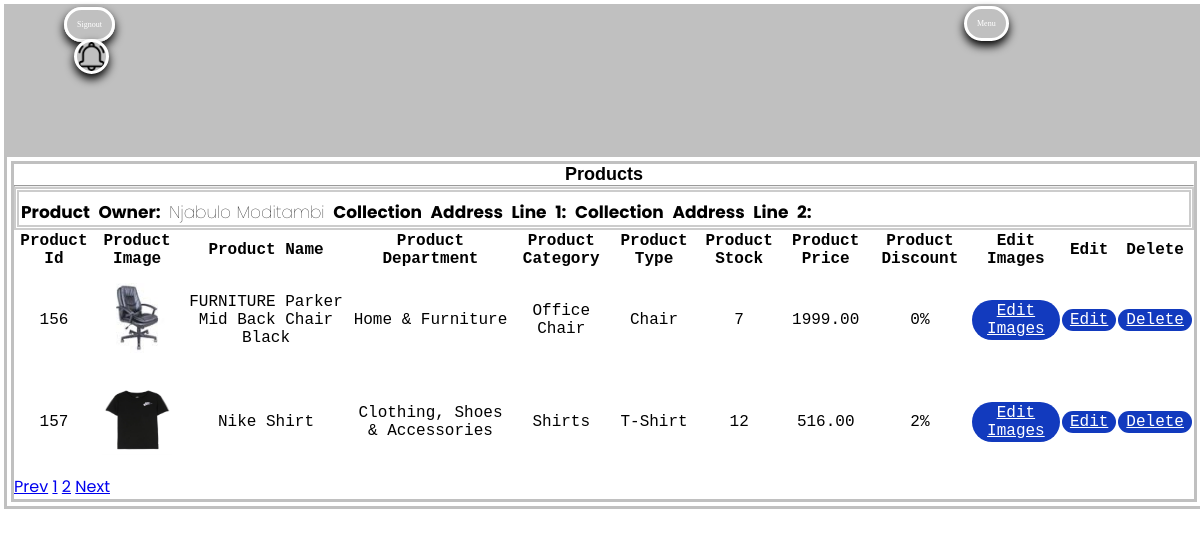
The page /sellers/adminproducts.php (signed in) on the database as committed earlier.
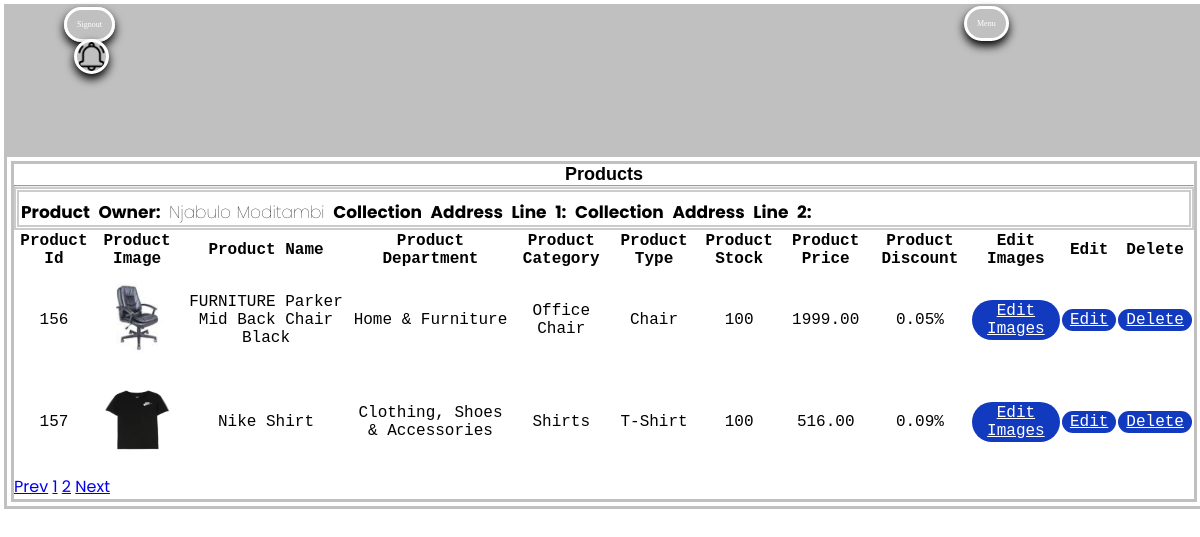
The same page on the database as committed later.
### tables this page shows
CREATE TABLE `products` (
  `fldproductid` int(11) NOT NULL,
  `fldproductsellersid` int(11) NOT NULL,
  `fldproductname` varchar(100) NOT NULL,
  `fldproductdepartment` varchar(100) NOT NULL,
  `fldproductcategory` varchar(100) NOT NULL,
  `fldproducttype` varchar(100) NOT NULL,
  `fldproductcolor` varchar(100) NOT NULL,
  `fldproductgender` varchar(100) NOT NULL,
  `fldproductsize` varchar(100) NOT NULL,
  `fldproductstock` varchar(11) NOT NULL,
  `fldproductdescription` varchar(255) NOT NULL,
  `fldproductimage` varchar(255) NOT NULL,
  `fldproductimage1` varchar(255) NOT NULL,
  `fldproductimage2` varchar(255) NOT NULL,
  `fldproductimage3` varchar(255) NOT NULL,
  `fldproductimage4` varchar(255) NOT NULL,
  `fldproductimage5` varchar(255) NOT NULL,
  `fldproductimage6` varchar(255) NOT NULL,
  `fldproductprice` decimal(11,2) NOT NULL,
  `fldproductdiscount` varchar(4) NOT NULL,
  `fldproductdiscountcode` varchar(50) NOT NULL,
  `fldproductlength` varchar(10) NOT NULL,
  `fldproductwidth` varchar(10) NOT NULL,
  `fldproductheight` varchar(10) NOT NULL,
  `fldproductweight` varchar(10) NOT NULL,
  `fldproductfragile` varchar(10) NOT NULL,
  `fldproductspecialhandlingreq` varchar(1000) NOT NULL,
  `fldproductinsurancereq` varchar(2000) NOT NULL,
  `fldproductaddressline1` varchar(150) NOT NULL,
  `fldproductaddressline2` varchar(150) NOT NULL,
  `fldproductpostalcode` varchar(10) NOT NULL,
  `fldproductcity` varchar(150) NOT NULL,
  `fldproductcountry` varchar(150) NOT NULL,
  `fldproductowner` varchar(150) NOT NULL,
  `fldproductmostsold` int(11) NOT NULL,
  `fldproductmostrated` int(11) NOT NULL,
  `fldproductmostviewed` int(11) NOT NULL
);

### sellers/adminserver/getadminproducts.php (called while the page is built, shortened)
<?php
  include('adminconnection.php');
  $productsellersid = $_SESSION['fldproductsellersid'];
  if(isset($_GET['pagenumber']) && $_GET['pagenumber'] != ""){
    $pagenumber = $_GET['pagenumber'];
  }
  else{
    $pagenumber = 1;
  }
  $stmt = $conn->prepare("SELECT COUNT(*) AS fldtotalrecords FROM products");
  $stmt->execute();
  $stmt->bind_result($totalrecords);
  $totalrecordsperpage = 10;
  $offset = ($pagenumber - 1) * $totalrecordsperpage;
  $totalnumberofpages = ceil($totalrecords / $totalrecordsperpage);
  $stmt1 = $conn->prepare("SELECT * FROM products WHERE fldproductsellersid=? LIMIT $offset,$totalrecordsperpage");
  $stmt1->bind_param("i",$productsellersid);
  $stmt1->execute();
  $products = $stmt1->get_result();

### sellers/adminproducts.php (the view, shortened to what this page needs)
<?php
include('adminlayouts/adminheader.php');
include('adminserver/getadminlogout.php');
?>
  <body>
    <section class="dashboard">
      <div class="dashboardcontainer" id="dashboardcontainer">
        <div class="text-center mt-3 pt-5 col-lg-6 col-md-12 col-sm-12">
          <h3>Products</h3>
          <hr class="mx-auto">
          <div class="dashboardadmininfo" id="dashboardadmininfo">
            <p>Product Owner: <span><?php if(isset($_SESSION['fldproductsellersfirstname']) && isset($_SESSION['fldproductsellerslastname'])){ echo $_SESSION['fldproductsellersfirstname']." ".$_SESSION['fldproductsellerslastname']; }?></span> Collection Address Line 1:  Collection Address Line 2: </p>
          </div>
          <div class="dashboardinfo">
            <div class="adminproductstablecontainer">
              <table class="adminproductstable">
                <thead>
                  <tr>
                    <th scope="col">Product Id</th>
                    <th scope="col">Product Image</th>
                    <th scope="col">Product Name</th>
                    <th scope="col">Product Department</th>
                    <th scope="col">Product Category</th>
                    <th scope="col">Product Type</th>
                    <th scope="col">Product Stock</th>
                    <th scope="col">Product Price</th>
                    <th scope="col">Product Discount</th>
                    <th scope="col">Edit Images</th>
                    <th scope="col">Edit</th>
                    <th scope="col">Delete</th>
                  </tr>
                </thead>
                <tbody>
                  <?php include('adminserver/getadminproducts.php');
                    foreach($products as $product){?>
                  <tr>
                    <td><?php echo $product['fldproductid']; ?></td>
                    <td><img src="<?php echo "../../assets/images/". $product['fldproductimage']; ?>"></td>
                    <td><?php echo $product['fldproductname']; ?></td>
                    <td><?php echo $product['fldproductdepartment']; ?></td>
                    <td><?php echo $product['fldproductcategory']; ?></td>
                    <td><?php echo $product['fldproducttype']; ?></td>
                    <td><?php echo $product['fldproductstock']; ?></td>
                    <td><?php echo $product['fldproductprice']; ?></td>
                    <td><?php echo $product['fldproductdiscount']; ?>%</td>
                    <td><a class="btn btn-primary" href="<?php echo "admineditimages.php?fldproductid=".$product['fldproductid']."&fldproductname=".$product['fldproductname'];?>">Edit Images</a></td>
                    <td><a class="btn btn-primary" href="admineditproducts.php?fldproductid=<?php echo $product['fldproductid']; ?>">Edit</a></td>
                    <td><a class="btn btn-danger" href="admindeleteproducts.php?fldproductid=<?php echo $product['fldproductid']; ?>">Delete</a></td>
                  </tr>
                  <?php } ?>
                </tbody>
              </table>
              <div class="page-btn">
                <span class="page-item <?php if($pagenumber <= 1){ echo 'disabled';} ?>"><a class="page-link" href="<?php if($pagenumber <= 1){ echo '#';}else{ echo "?pagenumber=".($pagenumber - 1);} ?>">Prev</a></span>
                <span class="page-item"><a class="page-link" href="?pagenumber=1">1</a></span>
                <span class="page-item"><a class="page-link" href="?pagenumber=2">2</a></span>
                <span class="page-item <?php if($pagenumber >= $totalnumberofpages){ echo 'disabled';} ?>"><a class="page-link" href="<?php if($pagenumber >= $totalnumberofpages){ echo '#';}else{ echo "?pagenumber=".($pagenumber + 1);} ?>">Next</a></span>
              </div>
            </div>
          </div>
        </div>
      </div>
    </section><br><br><br><br><br><br><br><br><br>
  </body>
</html>

Rows that differ between the two databases and show on the page:
changed products "FURNITURE Parker Mid Back Chair Black": fldproductstock "7" → "100"; fldproductdiscount "0" → "0.05"
changed products "Nike Shirt": fldproductstock "12" → "100"; fldproductdiscount "2" → "0.09"
